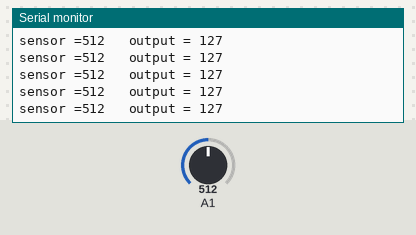
This sketch was run on a simulated Arduino Uno, built with avr-gcc and run on an emulated ATmega328P. Parts: the last lines printed to the serial monitor. Inputs (shaded band) come from the test bench; at power-on: A1 = 512.

Above: at 1.2 s.
1.3 s: A1 set to 716
At 1.31 s:
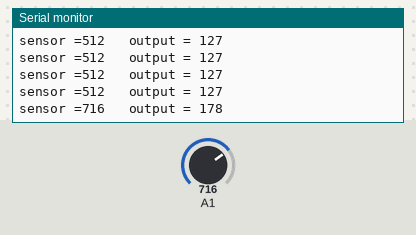
2.8 s: A1 set to 900
At 2.82 s:
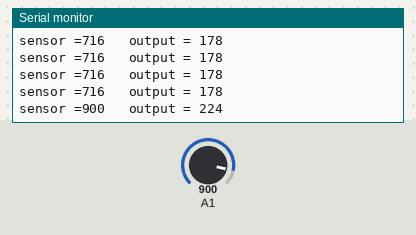
Timing chart, 0 to 5.8 s (numbered marks = the images above; inputs shaded):
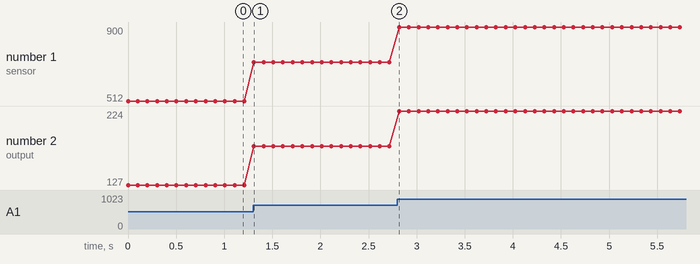

Measured:
- after the input at 1.3 s, the serial monitor: prints a new line at once (image 1)
- after the input at 2.8 s, the serial monitor: prints a new line at once (image 2)
- plotted number 1: 512 → 716 after the input at 1.3 s, 716 → 900 after the input at 2.8 s
- plotted number 2: 127 → 178 after the input at 1.3 s, 178 → 224 after the input at 2.8 s

The sketch:

photocell.ino
```cpp
int analogValue;
int mappedValue;

void setup() {
  // put your setup code here, to run once:
  Serial.begin(9600);

}

void loop() {
  // put your main code here, to run repeatedly:
  analogValue = analogRead(1);
  mappedValue = map(analogValue, 0, 1023, 0, 255);
  Serial.print("sensor =");
  Serial.print(analogValue);
  Serial.print("\t output = ");
  Serial.println(mappedValue);
  delay(100);
}
```
